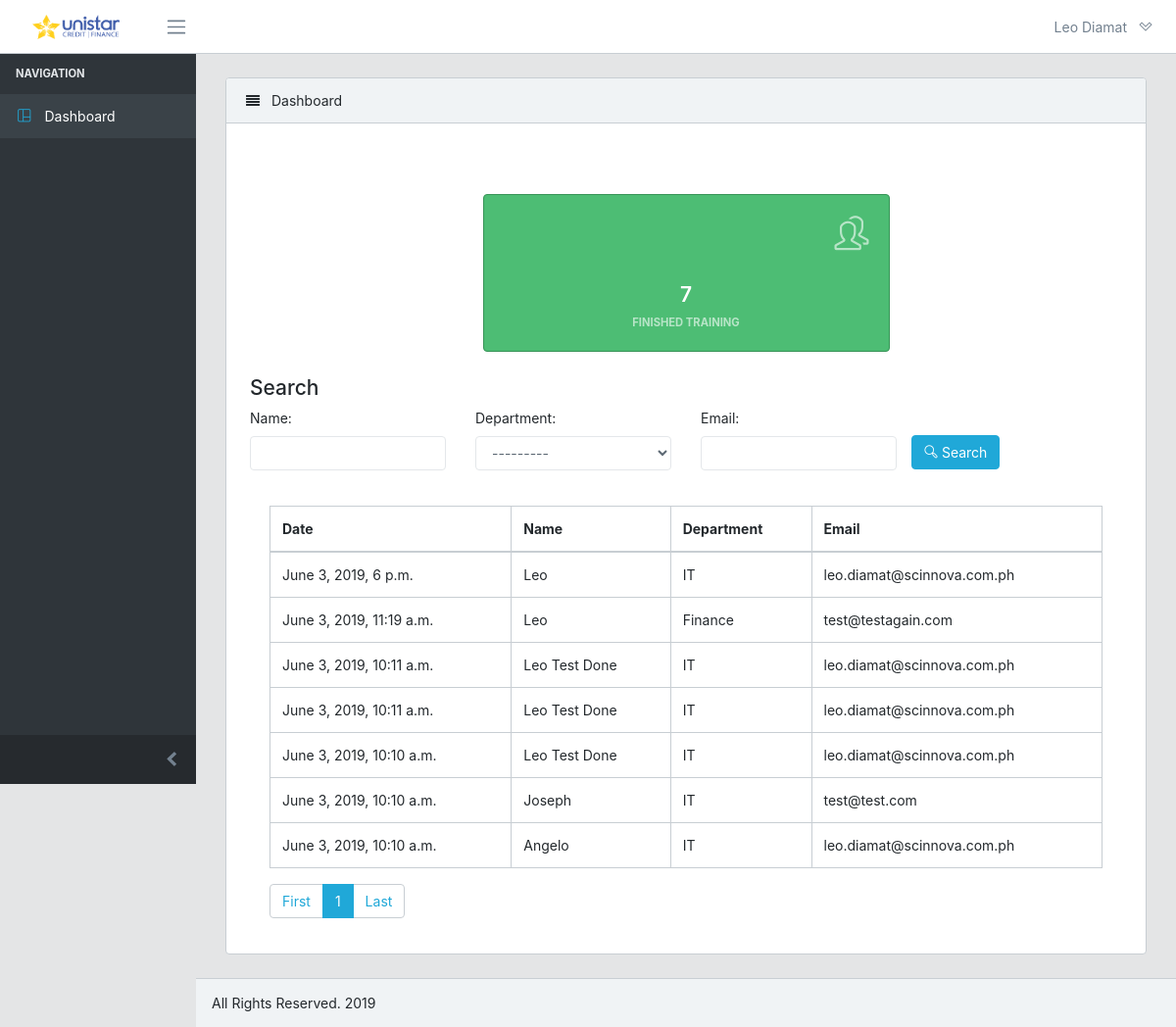
The app's page /soc_admin/dashboard (signed in), older data.
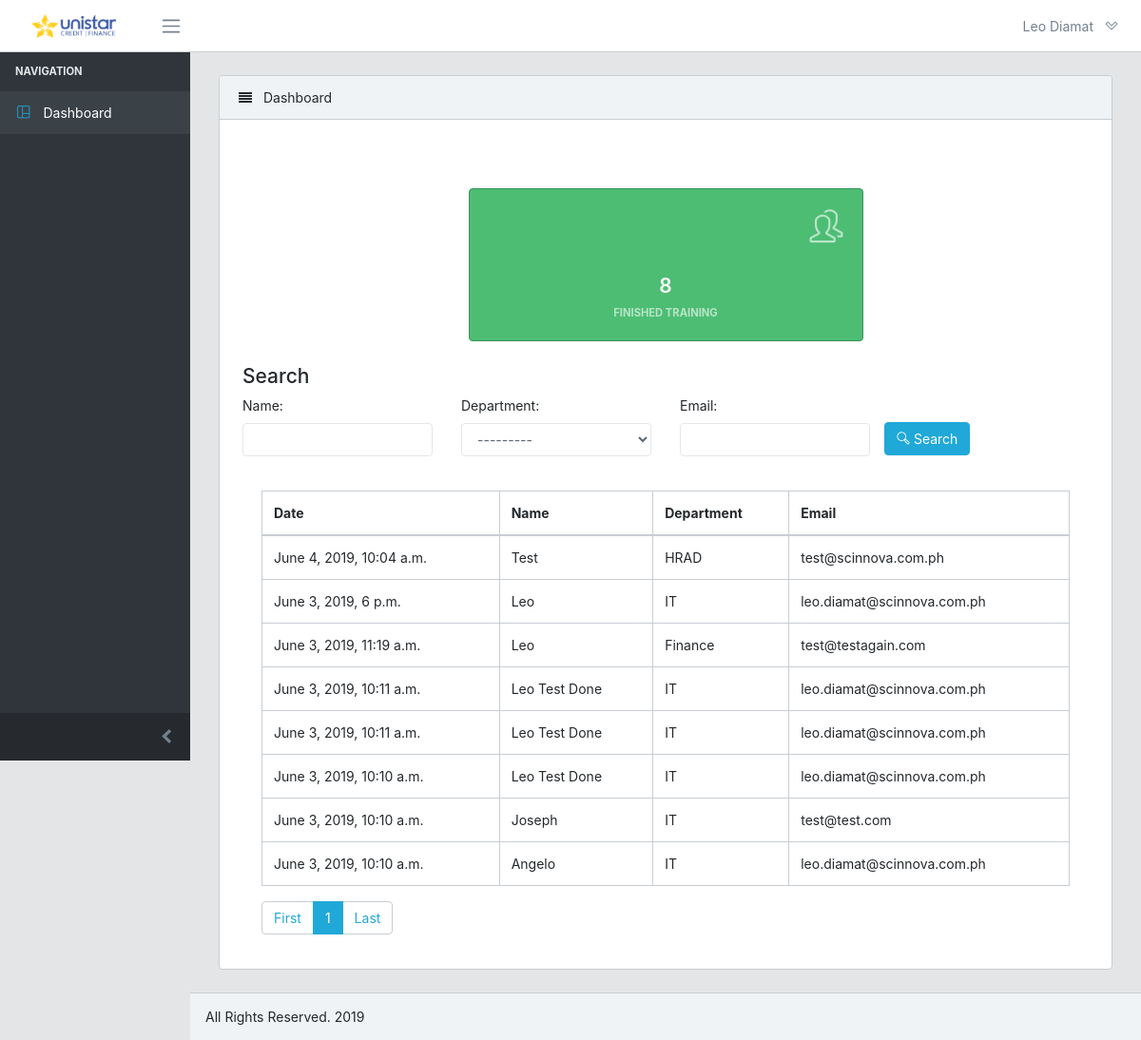
The same page, newer data.
### mainapp/models.py (models this page shows, shortened)
class UsersModel(models.Model):
	department_choices = (
		('Finance', 'Finance'),
		('Credit and Risk', 'Credit and Risk'),
		('Sales and Collection', 'Sales and Collection'),
		('IT', 'IT'),
		('Sales Operations', 'Sales Operations'),
		('Consumer Loans', 'Consumer Loans'),
		('Documentation and Records', 'Documentation and Records'),
		('HRAD', 'HRAD'),
		('Spare Parts', 'Spare Parts'),
		('Supply Chain', 'Supply Chain'),
		('Audit', 'Audit'),
		('Service', 'Service'),
		('Engineering', 'Engineering'),
		('Treasury', 'Treasury'),
		('Marketing', 'Marketing'),
		('Legal', 'Legal'),
		('Operations', 'Operations'),
		('Insurance', 'Insurance'),
		('Tax Compliance', 'Tax Compliance'),
		('Financial Planning', 'Financial Planning'),
		('Opcom', 'Opcom'),
	)
	date = models.DateTimeField(default=datetime.now)
	name = models.CharField(max_length=40, verbose_name="Full Name")
	department = models.CharField(max_length=40, choices=department_choices, verbose_name="Department")
	email = models.EmailField(max_length=100, verbose_name="Email")

### dashboard/views.py (the view)
# urls.py: path('dashboard', views.dashboard, name='dashboard'),
@login_required
def dashboard(request):
    users = UsersModel.objects.all().order_by('-date')
    count = UsersModel.objects.all().count()
    qs = UsersFilter(request.GET, queryset=users)
    paginator = Paginator(qs.qs, 50)
    page = request.GET.get('page')
    users = paginator.get_page(page)
    try:
        users = paginator.page(page)
    except PageNotAnInteger:
        users = paginator.page(1)
    except EmptyPage:
        users = paginator.page(paginator.num_pages)
    context = {'users': users, 'count': count, 'queryset': qs}
    return render(request, "dashboard/dashboard.html", context)

### dashboard/templates/dashboard/dashboard.html (shortened to what this page needs)
{% extends "mainapp/coreuibase.html" %}
{% load crispy_forms_tags %}
{% block content %}
<div class="container-fluid">
    <div class="animated fadeIn">
        <div class="mt-4">
            <div class="card">
                <div class="card-header">
                    <i class="fa fa-align-justify"></i> Dashboard
                </div>
                    <div class="row">
                        <div class="col ml-4 mr-4 mt-4">
                            <div class="col-sm-6 mt-5 text-center mx-auto d-block">
                                <div class="card text-white bg-success">
                                    <div class="card-body">
                                        <div class="h1 text-muted text-right mb-4">
                                            <i class="icon-people"></i>
                                        </div>
                                        <div class="text-value">{{ count }}</div>
                                        <small class="text-muted text-uppercase font-weight-bold">Finished Training</small>
                                    </div>
                                </div>
                            </div>
                            {% load widget_tweaks %}
                            <form method="GET">
                                <div class="well">
                                    <h4 style="margin-top: 0">Search</h4>
                                    <div class="row">
                                        <div class="form-group col-sm-4 col-md-3">
                                            {{ queryset.form.name.label_tag }}
                                            {% render_field queryset.form.name class="form-control" %}
                                        </div>
                                        <div class="form-group col-sm-4 col-md-3">
                                            {{ queryset.form.department.label_tag }}
                                            {% render_field queryset.form.department class="form-control" %}
                                        </div>
                                        <div class="form-group col-sm-4 col-md-3">
                                            {{ queryset.form.email.label_tag }}
                                            {% render_field queryset.form.email class="form-control" %}
                                        </div>
                                        <div class="mt-1">
                                            <button type="submit" class="btn btn-primary mt-4">
                                                <i class="icons cui-magnifying-glass"></i> Search
                                            </button>
                                        </div>
                                    </div>
                                </div>
                            </form>
                            <div class="card-body">
                                <table class="table table-responsive-sm table-bordered">
                                    <thead>
                                        <tr>
                                            <th>Date</th>
                                            <th>Name</th>
                                            <th>Department</th>
                                            <th>Email</th>
                                        </tr>
                                    </thead>
                                    <tbody>
                                        {% for user in users %}
                                        <tr>
                                            <td>{{ user.date }}</td>
                                            <td>{{ user.name }}</td>
                                            <td>{{ user.department }}</td>
                                            <td>{{ user.email }}</td>
                                        </tr>
                                        {% endfor %}
                                    </tbody>
                                </table>
                                <ul class="pagination">
                                    <li class="page-item">
                                        <a class="page-link" href="?page=1">First</a>
                                    </li>
                                        {% for num in users.paginator.page_range %}
                                          {% if users.number == num %}
                                    <li class="page-item active">
                                        <a class="page-link" href="{% if request.get_full_path == '/soc_admin/dashboard' %} ?page={{ num }} {% else %} {{ request.get_full_path }}&page={{ num }} {% endif %}">{{ num }}</a>
                                    </li>
                                          {% elif num > users.number|add:'-5' and num < users.number|add:'5' %}
                                    <li class="page-item">
                                        <a class="page-link" href="{% if request.get_full_path == '/soc_admin/dashboard' %} ?page={{ num }} {% else %} {{ request.get_full_path }}&page={{ num }} {% endif %}">{{ num }}</a>
                                    </li>
                                          {% endif %}
                                        {% endfor %}
                                    <li class="page-item">
                                        <a class="page-link" href="{% if request.get_full_path == '/soc_admin/dashboard' %} ?page={{ users.paginator.num_pages }} {% else %} {{ request.get_full_path }}&page={{ users.paginator.num_pages }} {% endif %}">Last</a>
                                    </li>
                                </ul>
                            </div>
                        </div>
                    </div>
                </div>
            </div>
    </div>
</div>
{% endblock content %}

### mainapp/templates/mainapp/coreuibase.html (shortened to what this page needs)
{% load static %}
<!DOCTYPE html>
<html lang="en">
  <head>
    <link rel="stylesheet" type="text/css" href="{% static 'mainapp/css/customstyle.css' %}">
    <link href="{% static 'mainapp/vendors/@coreui/icons/css/coreui-icons.min.css' %}" rel="stylesheet">
    <link href="{% static 'mainapp/vendors/flag-icon-css/css/flag-icon.min.css' %}" rel="stylesheet">
    <link href="{% static 'mainapp/vendors/font-awesome/css/font-awesome.min.css' %}" rel="stylesheet">
    <link href="{% static 'mainapp/vendors/simple-line-icons/css/simple-line-icons.css' %}" rel="stylesheet">
    <link href="{% static 'mainapp/css/style.css' %}" rel="stylesheet">
    <link href="{% static 'mainapp/vendors/pace-progress/css/pace.min.css' %}" rel="stylesheet">
  </head>
  <body class="app header-fixed sidebar-fixed aside-menu-fixed sidebar-lg-show">
    <header class="app-header navbar">
      <a class="navbar-brand" href="#">
        <img class="navbar-brand-full" src="{% static 'mainapp/assets/unistar logo.png' %}" width="89" height="25" alt="Logo">
      </a>
      <button class="navbar-toggler sidebar-toggler d-md-down-none" type="button" data-toggle="sidebar-lg-show">
        <span class="navbar-toggler-icon"></span>
      </button>
      <ul class="nav navbar-nav ml-auto">
        <li class="nav-item dropdown">
          <a class="nav-link" data-toggle="dropdown" href="#" role="button" aria-haspopup="true" aria-expanded="false">
            {% with user.first_name|add:" "|add:user.last_name as full_name %}
              <span class="mr-2">{{ full_name }}</span>
            {% endwith %}
            <i class="icons cui-chevron-bottom mr-4"></i>
          </a>
        </li>
      </ul>
    </header>
    <div class="app-body">
      <div class="sidebar">
        <nav class="sidebar-nav">
          <ul class="nav">
            <li class="nav-title">Navigation</li>
            <li class="nav-item">
              <a class="nav-link" href="{% url 'dashboard' %}">
                <i class="nav-icon cui-dashboard"></i> Dashboard</a>
            </li>
          </ul>
        </nav>
        <button class="sidebar-minimizer brand-minimizer" type="button"></button>
      </div>
      <main class="main">
        {% block content %} {% endblock content %}
      </main>
    </div>
    <footer class="app-footer">
      <div>
        <span>All Rights Reserved.</span>
        <span>{% now "Y" %}</span>
      </div>
    </footer>
  </body>
</html>

Row changes from the older to the newer data that the page shows:
added UsersModel: date "June 4, 2019, 10:04 a.m.", name "Test", department "HRAD", email "test@scinnova.com.ph"
Text that changed along with them:
{{ count }}: "7" → "8"
